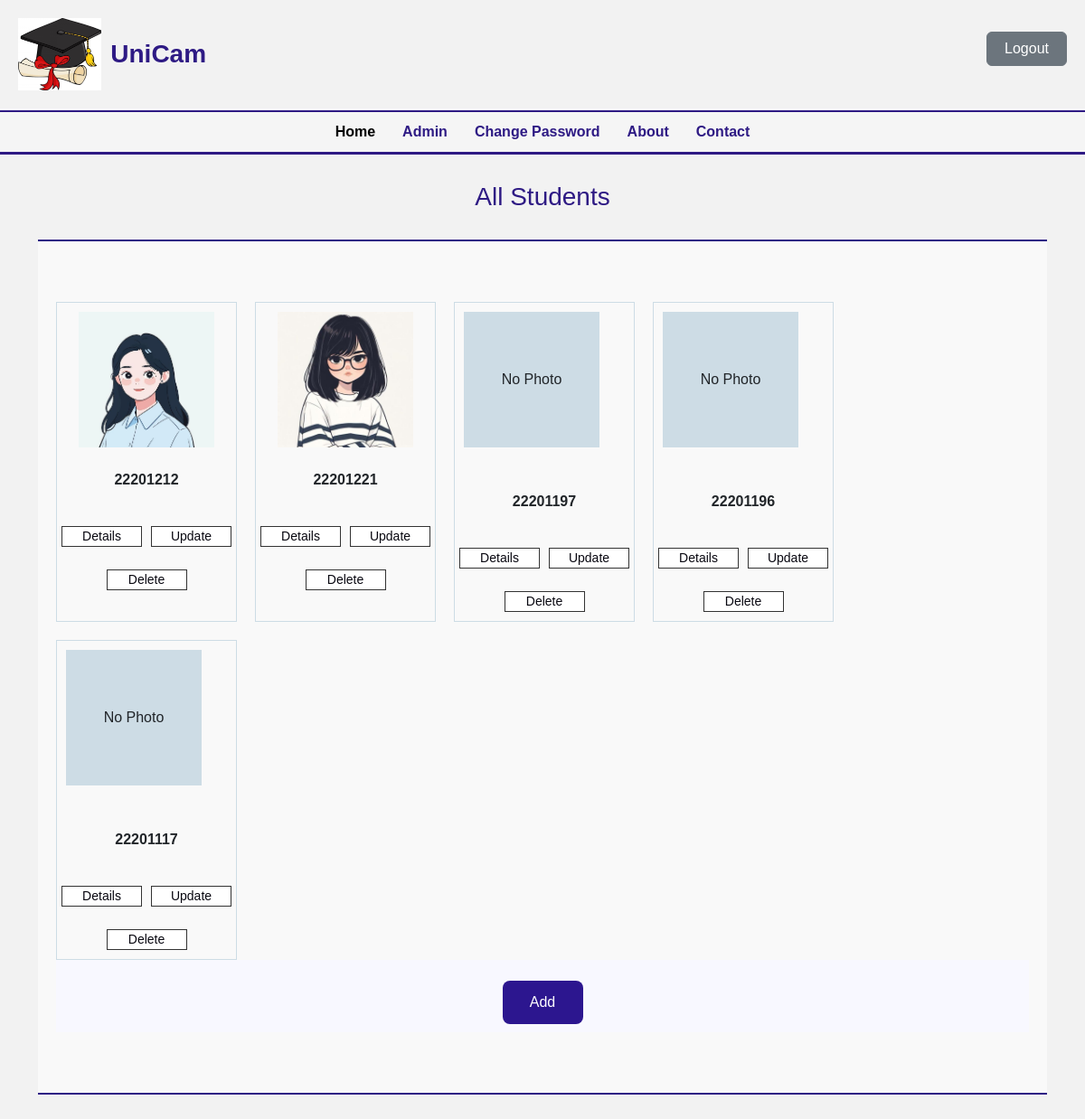
/alluser/ (upper part), run on an earlier commit of the app's database.
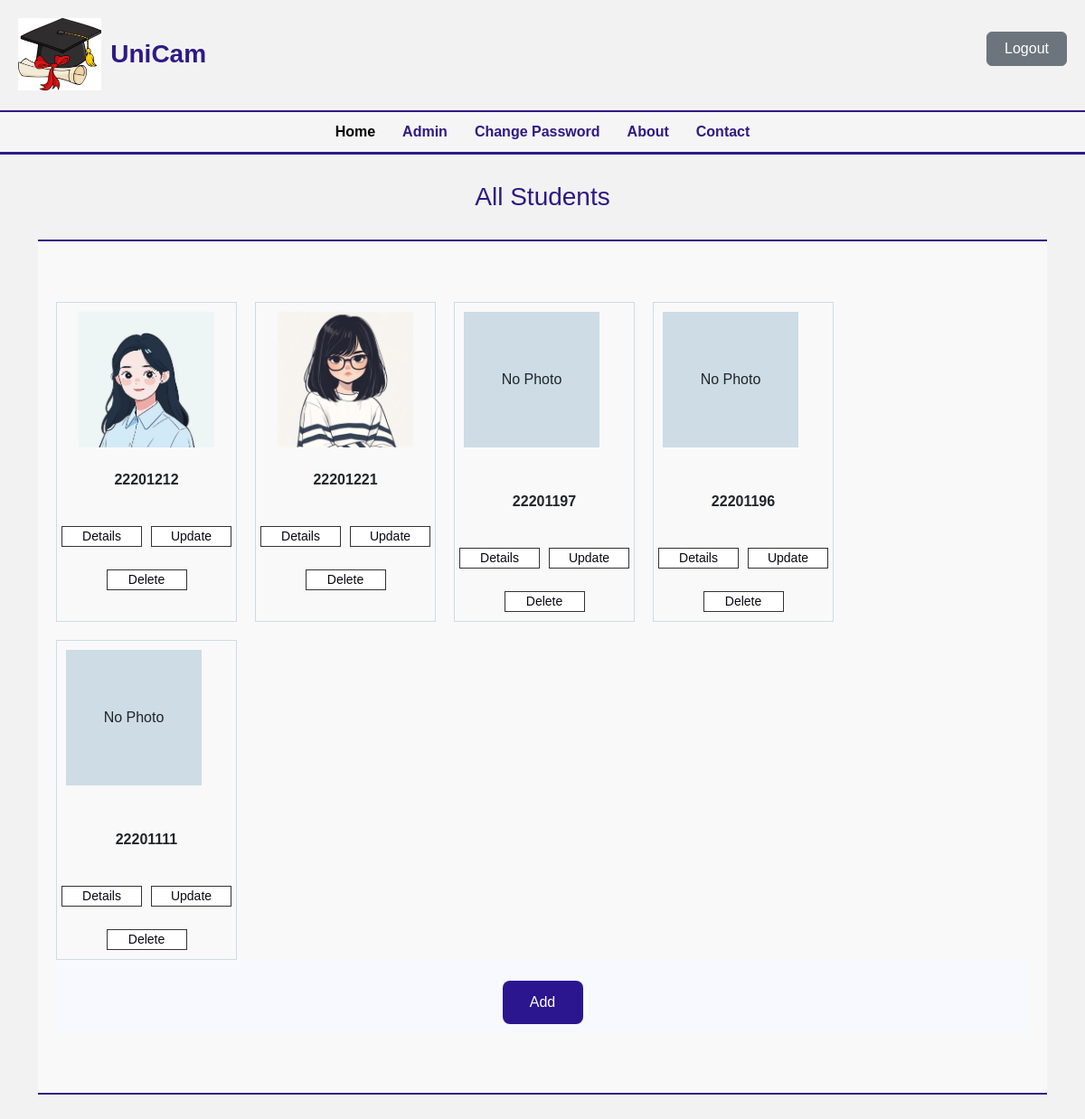
And on a later commit of the database.
### app1/models.py (models this page shows, shortened)
class StudentInfo(models.Model):
    sroll = models.ForeignKey(Student, on_delete=models.CASCADE)
    sname = models.CharField(max_length=100)
    fathername = models.CharField(max_length=100)
    mothername = models.CharField(max_length=100)
    program = models.CharField(max_length=100)
    gender = models.CharField(max_length=100)
    phone = models.CharField(max_length=100)
    guardianphone = models.CharField(max_length=100)
    session = models.CharField(max_length=100)
    nationality = models.CharField(max_length=100)
    dob = models.CharField(max_length=100)
    email = models.EmailField()
    pic = models.ImageField(upload_to='student_pics/', null=True, blank=True)

class Student(models.Model):
    id = models.CharField(primary_key=True, max_length=100)
    def __str__(self):
        return self.id

### app1/views.py (the view)
# urls.py: path('alluser/',views.AllusersPage,name='alluser'),
def AllusersPage(request):
    students = Student.objects.all()
    infos = StudentInfo.objects.all()
    context = {'students': students,
               'infos': infos}
    return render(request, 'alluser.html',context=context)

### templates/alluser.html (shortened to what this page needs)
{% load static %}
<!DOCTYPE html>
<html lang="en">
<head>
  <link href="https://cdn.jsdelivr.net/npm/bootstrap@5.3.3/dist/css/bootstrap.min.css" rel="stylesheet"
>
    <link rel="stylesheet" href="https://cdn.jsdelivr.net/npm/bootstrap-icons@1.10.5/font/bootstrap-icons.css">
</head>
<body>
<header class="header">
    <div class="logo-title">
        <img src="{% static 'cap.jpeg' %}" alt="UniCam Logo" class="logo" />
      <h1><span>UniCam</span></h1>
    </div>
          <a href="{% url 'logout' %}">
            <button type="button" class="btn btn-secondary">Logout</button>
        </a>
  </header>
  <nav class="nav-bar">
    <ul class="center-nav">
      <li><a href="{% url 'home' %}" class="active">Home</a></li>
      <li><a href="{% url 'alluser' %}">Admin</a></li>
      <li><a href="{% url 'changepass' %}">Change Password</a></li>
      <li><a href="#about-section">About</a></li>
      <li><a href="#contact-section">Contact</a></li>
    </ul>
  </nav>
  <h3 class="section-heading">All Students</h3>
<main class="container">
    <section class="student-info">
        <div class="info-row" style="display: flex; flex-wrap: wrap; gap: 20px;">
            {% for info in infos %}
            <div style="border: 1px solid #cddce5; padding: 10px; width: 200px; text-align: center;">
                {% if info.pic %}
                <img src="{{ info.pic.url }}" style="height: 150px; width: 150px; object-fit: cover;"><br><br>
                {% else %}
                <div style="height: 150px; width: 150px; background: #cddce5; display: flex; align-items: center; justify-content: center;">No Photo</div><br><br>
                {% endif %}
                <strong>{{info.sroll}}</strong><br><br>
<div class="button-group">
  <a href="{% url 'studentinfo' info.pk %}">
    <button type="button">Details</button>
  </a>
  <a href="{% url 'update_student' info.sroll.id %}">
    <button type="button">Update</button>
  </a>
</div>
<div class="delete-button">
  <a href="{% url 'delete_student' info.sroll.id %}">
    <button type="button">Delete</button>
  </a>
</div>
            </div>
            {% endfor %}
        </div>
    <div class="center-container">
        <button class="center-button" onclick="handleClick()" style="background-color: #2c168f; color: white; padding: 12px 24px; border: none; border-radius: 8px; font-size: 16px;">Add</button>
      </div>
</section>
</main>
  </body>
  </html>

What changed in the data, as far as the page shows it:
removed StudentInfo: pic "No Photo", sroll "22201117"
added StudentInfo: pic "No Photo", sroll "22201111"
